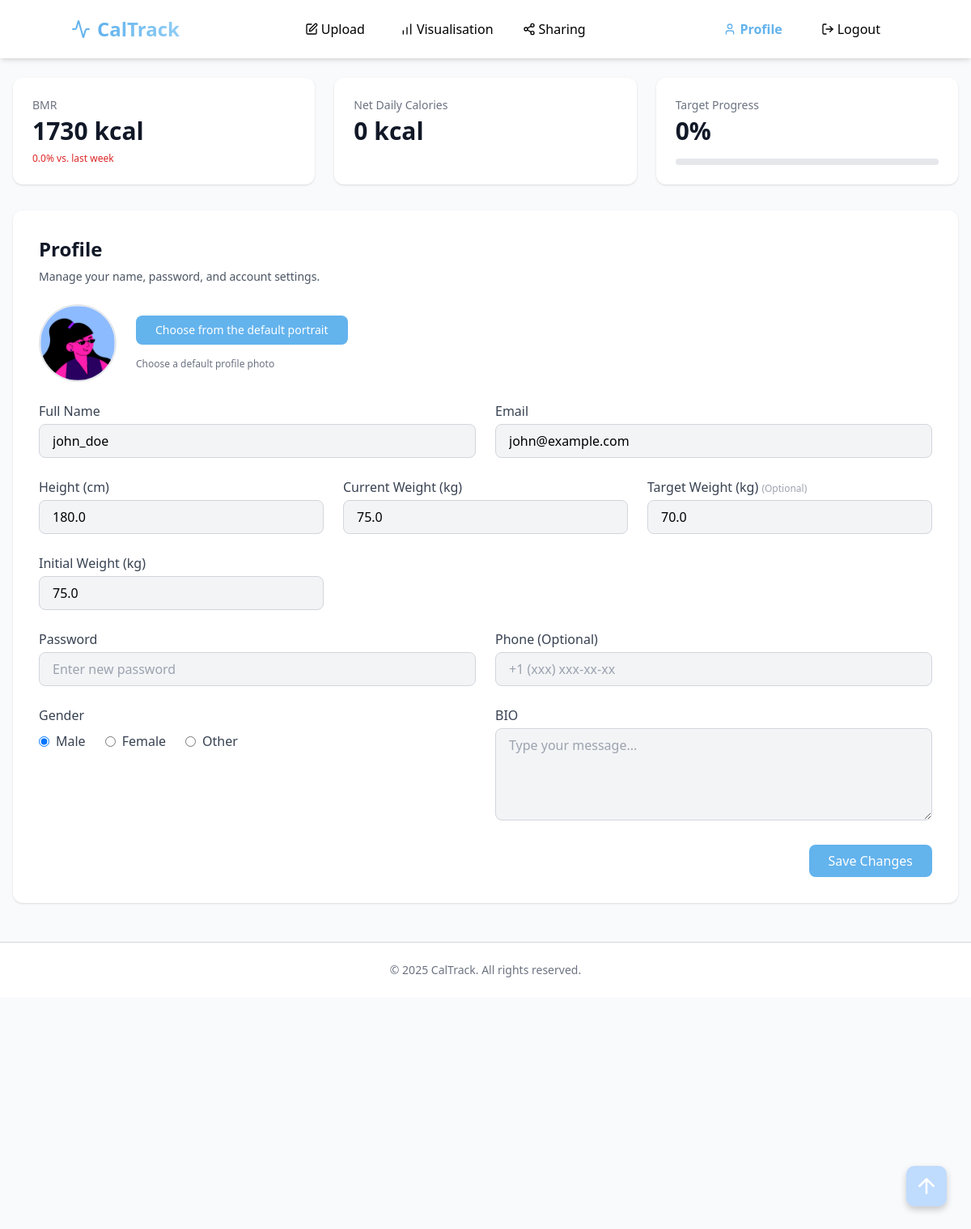
Screenshot of /profile (signed in) with the database file from the repository.
### app/models.py (models this page shows, shortened)
class User(db.Model):
    __tablename__ = 'users'
    id = db.Column(db.Integer, primary_key=True)
    username = db.Column(db.String(80), unique=True, nullable=False)
    password_hash = db.Column(db.String(120), nullable=False)
    email = db.Column(db.String(120), unique=True, nullable=False)
    created_at = db.Column(db.DateTime, default=datetime.utcnow)
    photo = db.Column(db.String(255), nullable=True)  # Store filename of profile photo
    gender = db.Column(db.String(20), nullable=True)
    bio = db.Column(db.Text, nullable=True)
    phone = db.Column(db.String(30), nullable=True)
    height = db.Column(db.Float, nullable=True)
    weight = db.Column(db.Float, nullable=True)
    target_weight = db.Column(db.Float, nullable=True)
    is_verified = db.Column(db.Boolean, default=False, nullable=False)
    calorie_entries = db.relationship(
        'CalorieEntry', back_populates='user', cascade='all, delete-orphan')
    friendships_initiated = db.relationship(
        'Friendship', foreign_keys='Friendship.user_id', back_populates='user')
    friendships_received = db.relationship(
        'Friendship', foreign_keys='Friendship.friend_id', back_populates='friend')
    shared_calories_sent = db.relationship(
        'SharedCalories', foreign_keys='SharedCalories.sharer_id', back_populates='sharer')
    shared_calories_received = db.relationship(
        'SharedCalories', foreign_keys='SharedCalories.recipient_id', back_populates='recipient')
    daily_metrics = db.relationship(
        'DailyMetrics', back_populates='user', cascade='all, delete-orphan')
    calorie_burns = db.relationship(
        'CalorieBurn', back_populates='user', cascade='all, delete-orphan')
    verification_codes = db.relationship(
        'VerificationCode', back_populates='user', cascade='all, delete-orphan')
    recommendations = db.relationship(
        'Recommendation', back_populates='user', cascade='all, delete-orphan')

class UserGoal(db.Model):
    __tablename__ = 'user_goals'
    id = db.Column(db.Integer, primary_key=True)
    user_id = db.Column(db.Integer, db.ForeignKey('users.id', ondelete='CASCADE'), nullable=False, unique=True)
    initial_weight = db.Column(db.Float, nullable=False)
    target_weight = db.Column(db.Float, nullable=True)
    current_weight = db.Column(db.Float, nullable=False)
    updated_at = db.Column(db.DateTime, default=datetime.utcnow, onupdate=datetime.utcnow)
    user = db.relationship('User', backref=db.backref('goal', uselist=False, cascade='all, delete-orphan'))

### app/route_nav.py (the view, shortened to what this page needs)
@app.route('/profile', methods=['GET', 'POST'])
@login_required
def profile():
    user = User.query.get(session['user_id'])
    goal = UserGoal.query.filter_by(user_id=user.id).first()
    if not goal:
        goal = UserGoal(user_id=user.id, initial_weight=user.weight or 0, target_weight=user.target_weight, current_weight=user.weight or 0)
        db.session.add(goal)
        db.session.commit()
    def calc_bmr(weight, height, gender, age=30):
        if not weight or not height or not gender:
            return None
        if gender == 'male':
            return 10 * weight + 6.25 * height - 5 * age + 5
        elif gender == 'female':
            return 10 * weight + 6.25 * height - 5 * age - 161
        else:
            return 10 * weight + 6.25 * height - 5 * age
    bmr = None
    if goal.current_weight and user.height and user.gender:
        bmr = round(calc_bmr(goal.current_weight, user.height, user.gender))
    today = date.today()
    week_ago = today - timedelta(days=7)
    two_weeks_ago = today - timedelta(days=14)
    metrics = db.session.query(DailyMetrics).filter(
        DailyMetrics.user_id == user.id,
        DailyMetrics.date >= two_weeks_ago
    ).order_by(DailyMetrics.date.asc()).all()
    bmr_by_day = {}
    for m in metrics:
        if m.weight and user.height and user.gender:
            bmr_by_day[m.date] = calc_bmr(m.weight, user.height, user.gender)
    for i in range(14):
        d = two_weeks_ago + timedelta(days=i)
        if d not in bmr_by_day and bmr:
            bmr_by_day[d] = bmr
    this_week_bmrs = [bmr_by_day.get(two_weeks_ago + timedelta(days=i)) for i in range(7, 14)]
    last_week_bmrs = [bmr_by_day.get(two_weeks_ago + timedelta(days=i)) for i in range(0, 7)]
    this_week_bmrs = [v for v in this_week_bmrs if v]
    last_week_bmrs = [v for v in last_week_bmrs if v]
    bmr_change = ''
    if this_week_bmrs and last_week_bmrs:
        avg_this = sum(this_week_bmrs) / len(this_week_bmrs)
        avg_last = sum(last_week_bmrs) / len(last_week_bmrs)
        if avg_last != 0:
            percent = (avg_this - avg_last) / avg_last * 100
            color = 'green' if percent > 0 else 'red'
            sign = '+' if percent > 0 else ''
            bmr_change = f'<span class="text-{color}-600">{sign}{percent:.1f}% vs. last week</span>'
    calories_in = db.session.query(db.func.sum(CalorieEntry.calories)).filter_by(user_id=user.id, date=today).scalar() or 0
    calories_out = db.session.query(db.func.sum(CalorieBurn.calories_burned)).filter_by(user_id=user.id, date=today).scalar() or 0
    net_daily_calories = calories_in - calories_out
    yesterday = today - timedelta(days=1)
    yest_in = db.session.query(db.func.sum(CalorieEntry.calories)).filter_by(user_id=user.id, date=yesterday).scalar() or 0
    yest_out = db.session.query(db.func.sum(CalorieBurn.calories_burned)).filter_by(user_id=user.id, date=yesterday).scalar() or 0
    net_yesterday = yest_in - yest_out
    net_calories_change = ''
    if net_yesterday != 0:
        percent = (net_daily_calories - net_yesterday) / abs(net_yesterday) * 100
        color = 'green' if percent < 0 else 'red'  # less net calories is improvement
        sign = '+' if percent > 0 else ''
        net_calories_change = f'<span class="text-{color}-600">{sign}{percent:.1f}% vs. yesterday</span>'
    target_progress = None
    if goal.target_weight is not None and goal.initial_weight is not None and goal.target_weight != goal.initial_weight:
        target_progress = int(abs(goal.current_weight - goal.initial_weight) / abs(goal.target_weight - goal.initial_weight) * 100)
        target_progress = max(0, min(target_progress, 100))
    elif goal.target_weight == goal.initial_weight:
        target_progress = None
    return render_template('profile.html', title='Profile', current_user=user, bmr=bmr, bmr_change=bmr_change, net_daily_calories=net_daily_calories, net_calories_change=net_calories_change, target_progress=target_progress, initial_weight=goal.initial_weight, target_weight=goal.target_weight, current_weight=goal.current_weight)

### app/auth.py (called while the page is built)
def login_required(f):
    @wraps(f)
    def decorated_function(*args, **kwargs):
        if 'user_id' not in session:
            flash('Please log in to access this page', 'error')
            return redirect(url_for('index'))
        return f(*args, **kwargs)
    return decorated_function

### app/templates/profile.html (shortened to what this page needs)
 {% extends 'base.html' %} {% block content %}
<div class="grid grid-cols-1 md:grid-cols-3 gap-6 mb-8">
  <div class="bg-white rounded-xl shadow p-6 relative group">
    <div class="text-sm text-gray-500">BMR</div>
    <div class="text-3xl font-extrabold text-gray-900 mt-1">{{ bmr|default('N/A') }} kcal</div>
    <div class="text-xs mt-2">{{ bmr_change|safe }}</div>
  </div>
  <div class="bg-white rounded-xl shadow p-6 relative group">
    <div class="text-sm text-gray-500">Net Daily Calories</div>
    <div class="text-3xl font-extrabold text-gray-900 mt-1">{{ net_daily_calories|default('N/A') }} kcal</div>
  </div>
  <div class="bg-white rounded-xl shadow p-6">
    <div class="text-sm text-gray-500">Target Progress</div>
    <div class="flex items-center justify-between mt-1">
      <span class="text-3xl font-extrabold text-gray-900">{{ target_progress if target_progress is not none else 'N/A' }}{% if target_progress is not none %}%{% endif %}</span>
    </div>
    <div class="w-full bg-gray-200 rounded-full h-2 mt-4">
    </div>
  </div>
</div>
<div class="bg-white rounded-xl shadow p-8">
  <h2 class="text-2xl font-semibold text-gray-900 mb-2">Profile</h2>
  <p class="text-sm text-gray-600 mb-6">
    Manage your name, password, and account settings.
  </p>
  <form class="space-y-6" method="POST" enctype="multipart/form-data">
    <div class="flex items-center space-x-6 mb-8">
      <img
        src="{{ url_for('static', filename='profile_photos/' + current_user.photo if current_user.photo else 'profile_photos/vibrent_1.png') }}"
        alt="Profile Photo"
        class="w-24 h-24 rounded-full object-cover border-2 border-gray-200"
        id="profile-photo-preview"
      />
      <div>
        <button type="button" id="choose-avatar-btn" class="px-6 py-2 bg-cal-blue text-white text-sm font-medium rounded-lg hover:bg-cal-blue-dark focus:outline-none focus:ring-2 focus:ring-cal-blue mb-2">
          Choose from the default portrait
        </button>
        <p class="text-xs text-gray-500 mt-2">Choose a default profile photo</p>
      </div>
    </div>
    <div class="grid grid-cols-1 md:grid-cols-2 gap-6">
      <div>
        <label for="fullName" class="block text-gray-700 mb-1">Full Name</label>
        <input
          id="fullName"
          name="fullName"
          type="text"
          value="{{ current_user.username }}"
          placeholder="Full Name"
          class="w-full bg-gray-100 border border-gray-300 rounded-lg px-4 py-2 focus:outline-none focus:border-cal-blue"
        />
      </div>
      <div>
        <label for="email" class="block text-gray-700 mb-1">Email</label>
        <input
          id="email"
          name="email"
          type="email"
          value="{{ current_user.email }}"
          placeholder="Email"
          class="w-full bg-gray-100 border border-gray-300 rounded-lg px-4 py-2 focus:outline-none focus:border-cal-blue"
        />
      </div>
    </div>
    <div class="grid grid-cols-1 md:grid-cols-3 gap-6">
      <div>
        <label for="height" class="block text-gray-700 mb-1">Height (cm)</label>
        <input
          id="height"
          name="height"
          type="number"
          step="0.1"
          required
          value="{{ current_user.height if current_user.height is not none else '' }}"
          placeholder="Enter your height"
          class="w-full bg-gray-100 border border-gray-300 rounded-lg px-4 py-2 focus:outline-none focus:border-cal-blue"
        />
      </div>
      <div>
        <label for="weight" class="block text-gray-700 mb-1">Current Weight (kg)</label>
        <input
          id="weight"
          name="weight"
          type="number"
          step="0.1"
          required
          value="{{ current_weight if current_weight is not none else '' }}"
          placeholder="Enter your weight"
          class="w-full bg-gray-100 border border-gray-300 rounded-lg px-4 py-2 focus:outline-none focus:border-cal-blue"
        />
      </div>
      <div>
        <label for="target_weight" class="block text-gray-700 mb-1">Target Weight (kg) <span class="text-xs text-gray-400">(Optional)</span></label>
        <input
          id="target_weight"
          name="target_weight"
          type="number"
          step="0.1"
          value="{{ target_weight if target_weight is not none else '' }}"
          placeholder="Enter your target weight (optional)"
          class="w-full bg-gray-100 border border-gray-300 rounded-lg px-4 py-2 focus:outline-none focus:border-cal-blue"
        />
      </div>
    </div>
    <div class="grid grid-cols-1 md:grid-cols-3 gap-6 mt-4">
      <div>
        <label for="initial_weight" class="block text-gray-700 mb-1">Initial Weight (kg)</label>
        <input
          id="initial_weight"
          name="initial_weight"
          type="number"
          value="{{ initial_weight if initial_weight is not none else '' }}"
          class="w-full bg-gray-100 border border-gray-300 rounded-lg px-4 py-2 cursor-not-allowed"
          disabled
          data-tooltip="Please modify by changing the target weight and current weight and choose reset initial weight."
        />
      </div>
    </div>
    <div class="grid grid-cols-1 md:grid-cols-2 gap-6">
      <div>
        <label for="password" class="block text-gray-700 mb-1">Password</label>
        <input
          id="password"
          name="password"
          type="password"
          placeholder="Enter new password"
          class="w-full bg-gray-100 border border-gray-300 rounded-lg px-4 py-2 focus:outline-none focus:border-cal-blue"
        />
      </div>
      <div>
        <label for="phone" class="block text-gray-700 mb-1">Phone (Optional)</label>
        <input
          id="phone"
          name="phone"
          type="tel"
          placeholder="+1 (xxx) xxx-xx-xx"
          class="w-full bg-gray-100 border border-gray-300 rounded-lg px-4 py-2 focus:outline-none focus:border-cal-blue"
        />
      </div>
    </div>
    <div class="flex flex-col md:flex-row md:space-x-6">
      <div class="flex-1">
        <span class="block text-gray-700 mb-2">Gender</span>
        <div class="flex items-center space-x-6">
          <label class="flex items-center space-x-2">
            <input
              type="radio"
              name="gender"
              value="male"
              required
              class="text-cal-blue focus:ring-0"
              {% if current_user.gender == 'male' %}checked{% endif %}
            />
            <span class="text-gray-700">Male</span>
          </label>
          <label class="flex items-center space-x-2">
            <input
              type="radio"
              name="gender"
              value="female"
              class="text-cal-blue focus:ring-0"
            />
            <span class="text-gray-700">Female</span>
          </label>
          <label class="flex items-center space-x-2">
            <input
              type="radio"
              name="gender"
              value="other"
              class="text-cal-blue focus:ring-0"
            />
            <span class="text-gray-700">Other</span>
          </label>
        </div>
      </div>
      <div class="flex-1">
        <label for="bio" class="block text-gray-700 mb-1">BIO</label>
        <textarea
          id="bio"
          name="bio"
          rows="4"
          placeholder="Type your message..."
          class="w-full bg-gray-100 border border-gray-300 rounded-lg px-4 py-2 focus:outline-none focus:border-cal-blue"
        >{{ current_user.bio if current_user.bio else '' }}</textarea>
      </div>
    </div>
    <div class="flex justify-end">
      <button
        type="submit"
        class="px-6 py-2 bg-cal-blue text-white font-medium rounded-lg hover:bg-cal-blue-dark focus:outline-none focus:ring-2 focus:ring-cal-blue"
      >
        Save Changes
      </button>
    </div>
  </form>
</div>
{% endblock %}

### app/templates/base.html (style rules this page uses)
html { scroll-behavior: smooth; }

### rows the page displays
User: fullName "john_doe", email "john@example.com", height "180.0", gender "☑ Male", gender "☐ Female", gender "☐ Other"
UserGoal: weight "75.0", target_weight "70.0", initial_weight "75.0"

### other values shown
{{ bmr|default('N/A') }} "1730"
{{ bmr_change|safe }} "0.0% vs. last week"
{{ net_daily_calories|default('N/A') }} "0"
{{ target_progress if target_progress is not none else 'N/A' }} "0"
